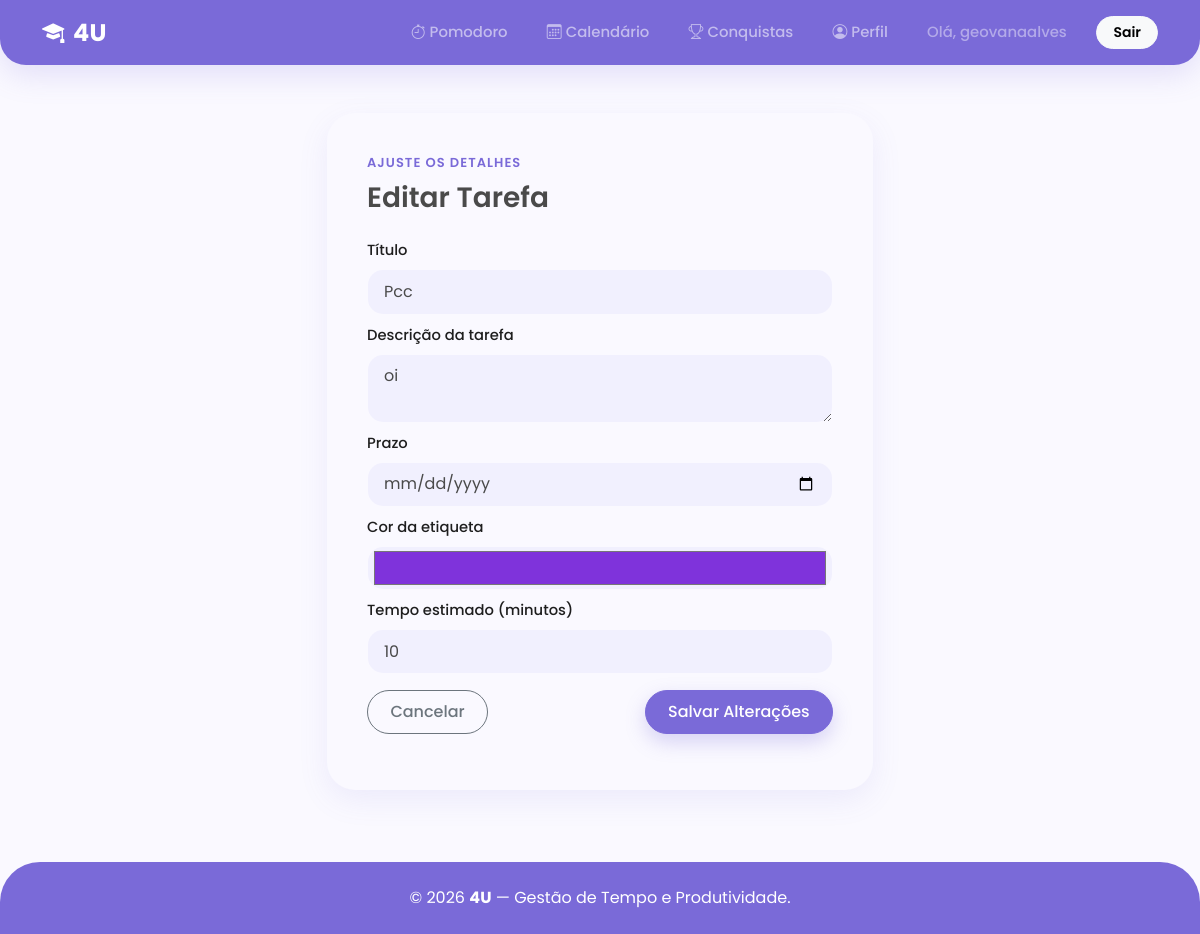
The app's page /tarefas/5/editar/ (signed in) with its own data.
### core/models.py (models this page shows, shortened)
class Tarefa(models.Model):
    usuario = models.ForeignKey(User, on_delete=models.CASCADE, related_name='tarefas')
    titulo = models.CharField(max_length=200)
    descricao = models.TextField(blank=True, null=True)
    data_execucao = models.DateField()
    concluida = models.BooleanField(default=False)
    cor_etiqueta = models.CharField(max_length=7, default="#3498db")
    tempo_estimado_minutos = models.IntegerField(default=0)

### core/views.py (the view)
# urls.py: path('tarefas/<int:pk>/editar/', views.editar_tarefa_view, name='editar_tarefa'),
@login_required
def editar_tarefa_view(request, pk):
    tarefa = get_object_or_404(Tarefa, pk=pk, usuario=request.user)
    if request.method == 'POST':
        form = TarefaForm(request.POST, instance=tarefa)
        origem = request.POST.get('origem', 'calendario')
        if form.is_valid():
            form.save()
            messages.success(request, 'Tarefa atualizada com sucesso!')
            return redirect(origem if origem in ('dashboard', 'calendario') else 'calendario')
    else:
        form = TarefaForm(instance=tarefa)
        origem = request.GET.get('origem', 'calendario')
    return render(request, 'core/tarefa_form.html', {
        'form': form, 'modo': 'editar', 'tarefa': tarefa, 'origem': origem
    })

### core/forms.py
class TarefaForm(forms.ModelForm):
    class Meta:
        model = Tarefa
        fields = ['titulo', 'descricao', 'data_execucao', 'cor_etiqueta', 'tempo_estimado_minutos']
        labels = {
            'titulo': 'Título',
            'descricao': 'Descrição da tarefa',
            'data_execucao': 'Prazo',
            'cor_etiqueta': 'Cor da etiqueta',
            'tempo_estimado_minutos': 'Tempo estimado (minutos)',
        }
        widgets = {
            'titulo': forms.TextInput(attrs={'class': 'form-control'}),
            'descricao': forms.Textarea(attrs={'class': 'form-control', 'rows': 2}),
            'data_execucao': forms.DateInput(attrs={'class': 'form-control', 'type': 'date'}),
            'cor_etiqueta': forms.TextInput(attrs={'class': 'form-control', 'type': 'color'}),
            'tempo_estimado_minutos': forms.NumberInput(attrs={'class': 'form-control'}),
        }

### core/templates/core/tarefa_form.html (shortened to what this page needs)
{% extends 'core/base.html' %}
{% block content %}
<div class="row justify-content-center">
    <div class="col-md-6">
        <div class="card auth-card shadow-sm border-0">
            <div class="card-body p-4">
                <span class="text-eyebrow d-block">
                    {% if modo == 'editar' %}Ajuste os detalhes{% else %}Planeje seu foco{% endif %}
                </span>
                <h3 class="card-title mt-2 mb-4">
                    {% if modo == 'editar' %}
                    Editar Tarefa
                    {% else %}
                    Nova Tarefa
                    {% endif %}
                </h3>
                <form method="post" class="row g-2 mb-3">
                    {% for field in form %}
                    <div class="col-12">
                        <label class="form-label">{{ field.label }}</label>
                        {{ field }}
                    </div>
                    {% endfor %}
                    <div class="d-flex justify-content-between mt-3">
                        <a href="{% url origem %}" class="btn btn-outline-secondary">Cancelar</a>
                        <button type="submit" class="btn btn-primary">
                            {% if modo == 'editar' %}Salvar Alterações{% else %}Criar Tarefa{% endif %}
                        </button>
                    </div>
                </form>
            </div>
        </div>
    </div>
</div>
{% endblock %}

### core/templates/core/base.html (shortened to what this page needs)
{% load static %}
<!DOCTYPE html>
<html lang="pt-br">
<head>
    <link href="https://cdn.jsdelivr.net/npm/bootstrap@5.3.0/dist/css/bootstrap.min.css" rel="stylesheet">
    <link href="https://cdn.jsdelivr.net/npm/bootstrap-icons@1.11.3/font/bootstrap-icons.css" rel="stylesheet">
    <link href="{% static 'core/css/theme.css' %}" rel="stylesheet">
</head>
<body class="d-flex flex-column min-vh-100">
    <nav class="navbar navbar-expand-lg navbar-dark bg-primary site-navbar sticky-top mb-4">
        <div class="container">
            <a class="navbar-brand fw-bold d-flex align-items-center gap-2" href="{% url 'landing_page' %}">
                <i class="bi bi-mortarboard-fill"></i> 4U
            </a>
            <div class="collapse navbar-collapse" id="navbarNav">
                <ul class="navbar-nav ms-auto align-items-lg-center gap-lg-1">
                    {% if user.is_authenticated %}
                    <li class="nav-item"><a class="nav-link" href="{% url 'dashboard' %}"><i
                                class="bi bi-stopwatch me-1"></i>Pomodoro</a></li>
                    <li class="nav-item"><a class="nav-link" href="{% url 'calendario' %}"><i
                                class="bi bi-calendar3 me-1"></i>Calendário</a></li>
                    <li class="nav-item"><a class="nav-link" href="{% url 'conquistas' %}"><i
                                class="bi bi-trophy me-1"></i>Conquistas</a></li>
                    <li class="nav-item"><a class="nav-link" href="{% url 'perfil' %}"><i
                                class="bi bi-person-circle me-1"></i>Perfil</a></li>
                    <li class="nav-item"><span class="nav-link disabled text-white-50">Olá, {{ user.username }}</span>
                    </li>
                    <li class="nav-item ms-lg-2"><a class="btn btn-light btn-sm fw-semibold px-3"
                            href="{% url 'logout' %}">Sair</a></li>
                    {% else %}
                    <li class="nav-item"><a class="nav-link" href="{% url 'login' %}">Login</a></li>
                    <li class="nav-item ms-lg-2"><a class="btn btn-light btn-sm fw-semibold px-3"
                            href="{% url 'cadastro' %}">Cadastro</a></li>
                    {% endif %}
                </ul>
            </div>
        </div>
    </nav>
    <main class="container my-4 flex-grow-1">
        {% block content %}
        {% endblock %}
    </main>
    <footer class="site-footer text-center py-4 mt-5">
        <p class="mb-0">&copy; 2026 <strong>4U</strong> — Gestão de Tempo e Produtividade.</p>
    </footer>
</body>
</html>

### core/static/core/css/theme.css (style rules this page uses)
:root { --brand-primary: #7a6ad8; --brand-primary-dark: #6355c4; --brand-primary-darker: #4f43a8; --brand-light: #f1f0fe; --brand-dark: #1e1e1e; --brand-gray: #4a4a4a; --bs-primary: var(--brand-primary); --bs-primary-rgb: 122, 106, 216; --bs-link-color: var(--brand-primary); --bs-link-color-rgb: 122, 106, 216; --bs-link-hover-color: var(--brand-primary-dark); --bs-link-hover-color-rgb: 99, 85, 196; --bs-body-font-family: 'Poppins', sans-serif; --bs-body-color: var(--brand-gray); --bs-body-bg: #faf9ff; --bs-border-radius-sm: 10px; --bs-border-radius: 16px; --bs-border-radius-lg: 22px; --bs-border-radius-xl: 28px; --bs-border-radius-2xl: 34px; }
html, body { font-family: 'Poppins', sans-serif; background-color: var(--bs-body-bg); color: var(--brand-gray); }
h1, h2, h3, h4, h5, h6 { font-family: 'Poppins', sans-serif; color: var(--brand-dark); font-weight: 600; }
a { color: var(--brand-primary); }
.text-eyebrow { display: inline-block; color: var(--brand-primary); font-size: 13px; font-weight: 600; letter-spacing: .08em; text-transform: uppercase; }
.site-navbar { border-radius: 0 0 26px 26px; padding-top: .6rem; padding-bottom: .6rem; box-shadow: 0 10px 30px rgba(122, 106, 216, .18) !important; }
.site-navbar .navbar-brand { font-size: 1.5rem; letter-spacing: .02em; }
.site-navbar .navbar-brand i { font-size: 1.4rem; }
.site-navbar .nav-link { border-radius: 30px; padding: .5rem 1.1rem !important; font-weight: 500; font-size: .93rem; transition: all .25s ease; }
.site-navbar .nav-link.disabled { opacity: .85; }
.btn { border-radius: 30px; font-weight: 500; padding: .55rem 1.4rem; transition: all .25s ease; }
.btn-sm { border-radius: 22px; padding: .3rem 1rem; }
.btn-primary { --bs-btn-bg: var(--brand-primary); --bs-btn-border-color: var(--brand-primary); --bs-btn-hover-bg: var(--brand-primary-dark); --bs-btn-hover-border-color: var(--brand-primary-dark); --bs-btn-active-bg: var(--brand-primary-darker); --bs-btn-active-border-color: var(--brand-primary-darker); --bs-btn-disabled-bg: var(--brand-primary); --bs-btn-disabled-border-color: var(--brand-primary); box-shadow: 0 8px 20px rgba(122, 106, 216, .28); }
.card { border-radius: 22px; box-shadow: 0 10px 30px rgba(122, 106, 216, .10) !important; transition: transform .25s ease, box-shadow .25s ease; }
.card .card-title { font-weight: 600; }
.auth-card { border-radius: 28px; overflow: hidden; }
.auth-card .card-body { padding: 2.5rem !important; }
.form-control, .form-select { background-color: var(--brand-light); border: 1px solid transparent; border-radius: 16px; padding: .6rem 1rem; }
.form-control[type="color"] { padding: .25rem .4rem; height: 44px; }
.form-label { font-weight: 500; color: var(--brand-dark); font-size: .92rem; }
.site-footer { background-color: var(--brand-primary); color: #fff; border-radius: 40px 40px 0 0; }
.site-footer p { color: #fff; }

### records on screen
Tarefa: form "Pcc" "oi" "#7f33db" "10"

### other values on screen
{{ user.username }} "geovanaalves"
{{ field.label }} "Título" "Descrição da tarefa" "Prazo" "Cor da etiqueta" "Tempo estimado (minutos)"
